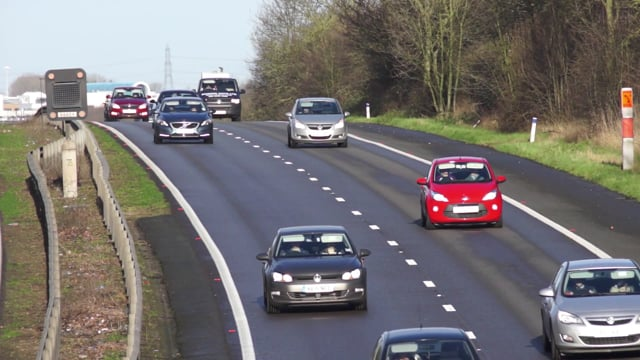
#> input picture Outstanding_Project_2/CarImage.jpg, 640 x 360 px
$ python CarImageClassifier.py
#> lines starting #> are read from the running program, lines starting #| are printed output that depends on the picture; after the words box and inside, x2 and y2 are one past the last pixel; in counts of white or black regions, pixels touching at a corner belong together
import cv2

# Our Image
img_file = 'CarImage.jpg'

# Our pre-trained car classifier
classifier_file = 'cars.xml'


# create opencv image
# Reads in the pixel data of the image file into a multi-dimensional array,so that every pixel has its own data
img = cv2.imread(img_file)
#> img is the input picture: shape (360, 640, 3); mean B, G, R 115.6, 116, 120

#Convert to Grayscale(Needed for HAAR Cascade,to make codes simpler and detection easier)
black_n_white = cv2.cvtColor(img, cv2.COLOR_BGR2GRAY)
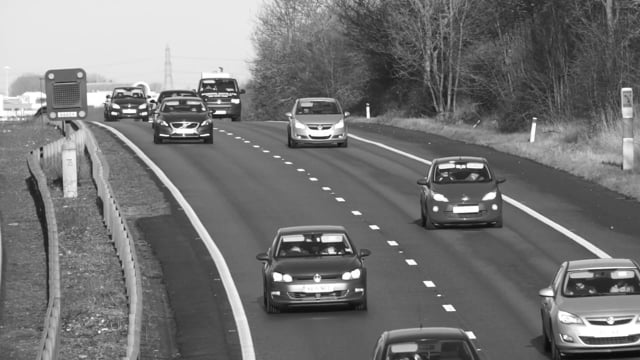
#> black_n_white: shape (360, 640); min 9, max 255, mean 117.2

#Create a Car Classifier
car_tracker = cv2.CascadeClassifier(classifier_file)

# Detect Cars
cars = car_tracker.detectMultiScale(black_n_white)
#> cars = [[292, 75, 55, 55], [550, 240, 75, 75]]

# Draw Rectangles around the cars
for (x, y, w, h) in cars:
    cv2.rectangle(img, (x, y), (x+w, y+h), (0, 0, 255), 2)
#> this loop made 2 passes
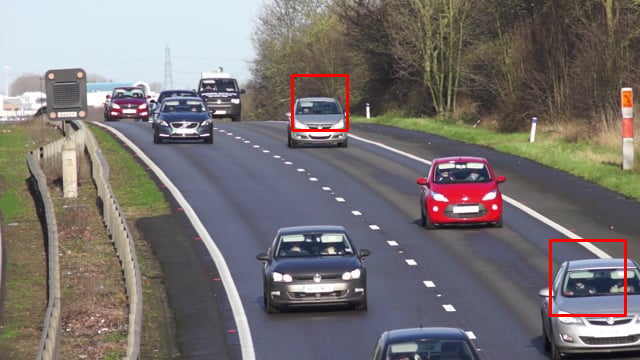
#> img: shape (360, 640, 3); 0.67% of pixels changed, all inside (x1, y1, x2, y2) = (291, 74, 627, 317)


#Display the image with the cars
cv2.imshow("Rishab's Car Detector Model", black_n_white)

#Displays the output until a key is pressed to exit
cv2.waitKey()

print("Code Completed")

$ run again, with Outstanding_Project_2/img.png saved as Outstanding_Project_2/CarImage.jpg
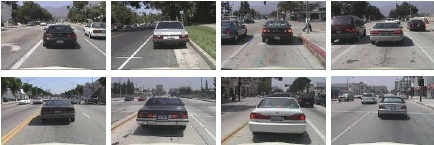
#> input picture Outstanding_Project_2/img.png, 434 x 145 px
#> img is the input picture: shape (145, 434, 3); mean B, G, R 131.2, 131, 132.4
#> `black_n_white = cv2.cvtColor(img, cv2.COLOR_BGR2GRAY)`:
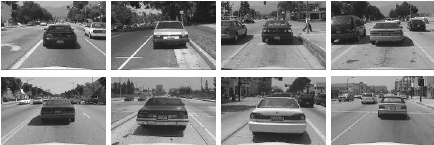
#> black_n_white: shape (145, 434); min 9, max 255, mean 131.4
#> cars = [[266, 90, 45, 45], [30, 5, 60, 60], [142, 14, 48, 48], [361, 79, 60, 60], [361, 4, 61, 61], [251, 5, 58, 58], [238, 84, 53, 53], [117, 5, 66, 66], [22, 81, 62, 62]]
#> the loop `for (x, y, w, h) in cars:` made 9 passes
#> after the loop `for (x, y, w, h) in cars:`:
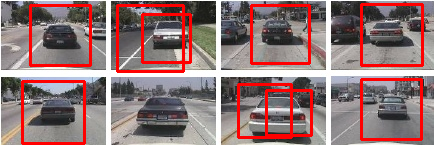
#> img: shape (145, 434, 3); 9.63% of pixels changed, all inside (x1, y1, x2, y2) = (21, 3, 424, 145)
